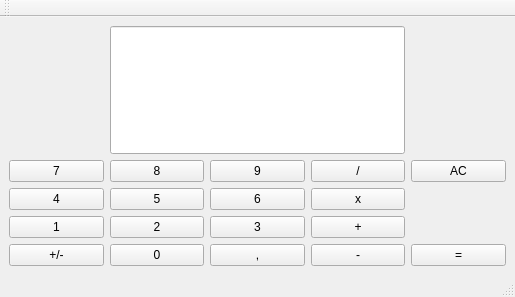
<?xml version="1.0" encoding="UTF-8"?>
<ui version="4.0">
 <class>kalkulator</class>
 <widget class="QMainWindow" name="kalkulator">
  <property name="geometry">
   <rect>
    <x>0</x>
    <y>0</y>
    <width>515</width>
    <height>297</height>
   </rect>
  </property>
  <property name="windowTitle">
   <string>kalkulator</string>
  </property>
  <widget class="QWidget" name="centralwidget">
   <layout class="QGridLayout" name="gridLayout">
    <item row="2" column="1">
     <widget class="QPushButton" name="Przy8">
      <property name="sizePolicy">
       <sizepolicy hsizetype="Preferred" vsizetype="Preferred">
        <horstretch>0</horstretch>
        <verstretch>0</verstretch>
       </sizepolicy>
      </property>
      <property name="styleSheet">
       <string notr="true">QPushButton{
buckground-colour:#5cffc3 ;

}</string>
      </property>
      <property name="text">
       <string>8</string>
      </property>
     </widget>
    </item>
    <item row="4" column="2">
     <widget class="QPushButton" name="Przy6">
      <property name="sizePolicy">
       <sizepolicy hsizetype="Preferred" vsizetype="Preferred">
        <horstretch>0</horstretch>
        <verstretch>0</verstretch>
       </sizepolicy>
      </property>
      <property name="styleSheet">
       <string notr="true">QPushButton{
buckground-colour:#5cffc3 ;

}</string>
      </property>
      <property name="text">
       <string>6</string>
      </property>
     </widget>
    </item>
    <item row="5" column="0">
     <widget class="QPushButton" name="Przy1">
      <property name="sizePolicy">
       <sizepolicy hsizetype="Preferred" vsizetype="Preferred">
        <horstretch>0</horstretch>
        <verstretch>0</verstretch>
       </sizepolicy>
      </property>
      <property name="styleSheet">
       <string notr="true">QPushButton{
buckground-colour:#5cffc3 ;

}</string>
      </property>
      <property name="text">
       <string>1</string>
      </property>
     </widget>
    </item>
    <item row="2" column="2">
     <widget class="QPushButton" name="Przy9">
      <property name="sizePolicy">
       <sizepolicy hsizetype="Preferred" vsizetype="Preferred">
        <horstretch>0</horstretch>
        <verstretch>0</verstretch>
       </sizepolicy>
      </property>
      <property name="styleSheet">
       <string notr="true">QPushButton{
buckground-colour:#5cffc3 ;

}</string>
      </property>
      <property name="text">
       <string>9</string>
      </property>
     </widget>
    </item>
    <item row="5" column="3">
     <widget class="QPushButton" name="dodawanie">
      <property name="sizePolicy">
       <sizepolicy hsizetype="Preferred" vsizetype="Preferred">
        <horstretch>0</horstretch>
        <verstretch>0</verstretch>
       </sizepolicy>
      </property>
      <property name="styleSheet">
       <string notr="true">QPushButton{
buckground-colour:#5cffc3 ;

}</string>
      </property>
      <property name="text">
       <string>+</string>
      </property>
     </widget>
    </item>
    <item row="5" column="2">
     <widget class="QPushButton" name="Przy3">
      <property name="sizePolicy">
       <sizepolicy hsizetype="Preferred" vsizetype="Preferred">
        <horstretch>0</horstretch>
        <verstretch>0</verstretch>
       </sizepolicy>
      </property>
      <property name="styleSheet">
       <string notr="true">QPushButton{
buckground-colour:#5cffc3 ;

}</string>
      </property>
      <property name="text">
       <string>3</string>
      </property>
     </widget>
    </item>
    <item row="2" column="3">
     <widget class="QPushButton" name="dzielenie">
      <property name="sizePolicy">
       <sizepolicy hsizetype="Preferred" vsizetype="Preferred">
        <horstretch>0</horstretch>
        <verstretch>0</verstretch>
       </sizepolicy>
      </property>
      <property name="styleSheet">
       <string notr="true">QPushButton{
buckground-colour:#5cffc3 ;

}</string>
      </property>
      <property name="text">
       <string>/</string>
      </property>
     </widget>
    </item>
    <item row="6" column="3">
     <widget class="QPushButton" name="odej">
      <property name="sizePolicy">
       <sizepolicy hsizetype="Preferred" vsizetype="Preferred">
        <horstretch>0</horstretch>
        <verstretch>0</verstretch>
       </sizepolicy>
      </property>
      <property name="styleSheet">
       <string notr="true">QPushButton{
buckground-colour:#5cffc3 ;

}</string>
      </property>
      <property name="text">
       <string>-</string>
      </property>
     </widget>
    </item>
    <item row="2" column="0">
     <widget class="QPushButton" name="Przy7">
      <property name="sizePolicy">
       <sizepolicy hsizetype="Preferred" vsizetype="Preferred">
        <horstretch>0</horstretch>
        <verstretch>0</verstretch>
       </sizepolicy>
      </property>
      <property name="styleSheet">
       <string notr="true">QPushButton{
buckground-colour:#5cffc3 ;

}</string>
      </property>
      <property name="text">
       <string>7</string>
      </property>
     </widget>
    </item>
    <item row="4" column="1">
     <widget class="QPushButton" name="Przy5">
      <property name="sizePolicy">
       <sizepolicy hsizetype="Preferred" vsizetype="Preferred">
        <horstretch>0</horstretch>
        <verstretch>0</verstretch>
       </sizepolicy>
      </property>
      <property name="styleSheet">
       <string notr="true">QPushButton{
buckground-colour:#5cffc3 ;

}</string>
      </property>
      <property name="text">
       <string>5</string>
      </property>
     </widget>
    </item>
    <item row="6" column="1">
     <widget class="QPushButton" name="Przy0">
      <property name="sizePolicy">
       <sizepolicy hsizetype="Preferred" vsizetype="Preferred">
        <horstretch>0</horstretch>
        <verstretch>0</verstretch>
       </sizepolicy>
      </property>
      <property name="styleSheet">
       <string notr="true">QPushButton{
buckground-colour:#5cffc3 ;

}</string>
      </property>
      <property name="text">
       <string>0</string>
      </property>
     </widget>
    </item>
    <item row="4" column="3">
     <widget class="QPushButton" name="mnozenie">
      <property name="sizePolicy">
       <sizepolicy hsizetype="Preferred" vsizetype="Preferred">
        <horstretch>0</horstretch>
        <verstretch>0</verstretch>
       </sizepolicy>
      </property>
      <property name="styleSheet">
       <string notr="true">QPushButton{
buckground-colour:#5cffc3 ;

}</string>
      </property>
      <property name="text">
       <string>x</string>
      </property>
     </widget>
    </item>
    <item row="5" column="1">
     <widget class="QPushButton" name="Przy2">
      <property name="sizePolicy">
       <sizepolicy hsizetype="Preferred" vsizetype="Preferred">
        <horstretch>0</horstretch>
        <verstretch>0</verstretch>
       </sizepolicy>
      </property>
      <property name="styleSheet">
       <string notr="true">QPushButton{
buckground-colour:#5cffc3 ;

}</string>
      </property>
      <property name="text">
       <string>2</string>
      </property>
     </widget>
    </item>
    <item row="0" column="1" colspan="3">
     <widget class="QLineEdit" name="ekran">
      <property name="sizePolicy">
       <sizepolicy hsizetype="Preferred" vsizetype="Expanding">
        <horstretch>0</horstretch>
        <verstretch>0</verstretch>
       </sizepolicy>
      </property>
      <property name="layoutDirection">
       <enum>Qt::LeftToRight</enum>
      </property>
      <property name="styleSheet">
       <string notr="true"/>
      </property>
      <property name="alignment">
       <set>Qt::AlignCenter</set>
      </property>
     </widget>
    </item>
    <item row="4" column="0">
     <widget class="QPushButton" name="Przy4">
      <property name="sizePolicy">
       <sizepolicy hsizetype="Preferred" vsizetype="Preferred">
        <horstretch>0</horstretch>
        <verstretch>0</verstretch>
       </sizepolicy>
      </property>
      <property name="styleSheet">
       <string notr="true">QPushButton{
buckground-colour:#5cffc3 ;

}</string>
      </property>
      <property name="text">
       <string>4</string>
      </property>
     </widget>
    </item>
    <item row="6" column="4">
     <widget class="QPushButton" name="rownosc">
      <property name="sizePolicy">
       <sizepolicy hsizetype="Preferred" vsizetype="Preferred">
        <horstretch>0</horstretch>
        <verstretch>0</verstretch>
       </sizepolicy>
      </property>
      <property name="styleSheet">
       <string notr="true">QPushButton{
buckground-colour:#5cffc3 ;

}</string>
      </property>
      <property name="text">
       <string>=</string>
      </property>
     </widget>
    </item>
    <item row="6" column="2">
     <widget class="QPushButton" name="przecinek">
      <property name="text">
       <string>,</string>
      </property>
     </widget>
    </item>
    <item row="6" column="0">
     <widget class="QPushButton" name="znak">
      <property name="sizePolicy">
       <sizepolicy hsizetype="Preferred" vsizetype="Preferred">
        <horstretch>0</horstretch>
        <verstretch>0</verstretch>
       </sizepolicy>
      </property>
      <property name="styleSheet">
       <string notr="true">QPushButton{
buckground-colour:#5cffc3 ;

}</string>
      </property>
      <property name="text">
       <string>+/-</string>
      </property>
     </widget>
    </item>
    <item row="2" column="4">
     <widget class="QPushButton" name="clear">
      <property name="sizePolicy">
       <sizepolicy hsizetype="Preferred" vsizetype="Preferred">
        <horstretch>0</horstretch>
        <verstretch>0</verstretch>
       </sizepolicy>
      </property>
      <property name="styleSheet">
       <string notr="true">QPushButton{
buckground-colour:#5cffc3 ;

}</string>
      </property>
      <property name="text">
       <string>AC</string>
      </property>
     </widget>
    </item>
   </layout>
  </widget>
  <widget class="QMenuBar" name="menubar">
   <property name="geometry">
    <rect>
     <x>0</x>
     <y>0</y>
     <width>515</width>
     <height>26</height>
    </rect>
   </property>
  </widget>
  <widget class="QStatusBar" name="statusbar"/>
  <widget class="QToolBar" name="toolBar">
   <property name="windowTitle">
    <string>toolBar</string>
   </property>
   <attribute name="toolBarArea">
    <enum>TopToolBarArea</enum>
   </attribute>
   <attribute name="toolBarBreak">
    <bool>false</bool>
   </attribute>
  </widget>
 </widget>
 <resources/>
 <connections/>
</ui>
